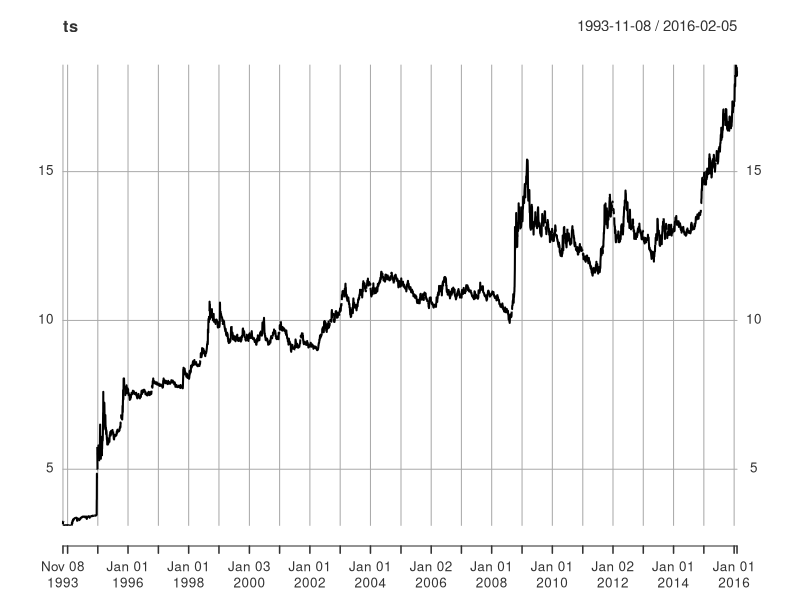

Write R code to recreate this figure.
library(XML)
library(data.table)
library(xts)

# Sources are "http://www.federalreserve.gov/releases/h10/hist/dat00_mx.htm" and "http://www.federalreserve.gov/releases/h10/hist/dat96_mx.htm")
# sources <- c("2016.csv", "1999.csv")
usd_mxn <- read.csv("1999.csv", stringsAsFactors = FALSE, strip.white=TRUE)
usd_mxn <- rbind(usd_mxn, read.csv("2016.csv", stringsAsFactors = FALSE, strip.white=TRUE))
usd_mxn$Date <- as.Date(usd_mxn$Date, "%d-%b-%y")
summary(usd_mxn)
ts <- xts(usd_mxn$Rate, usd_mxn$Date)
plot(ts)
